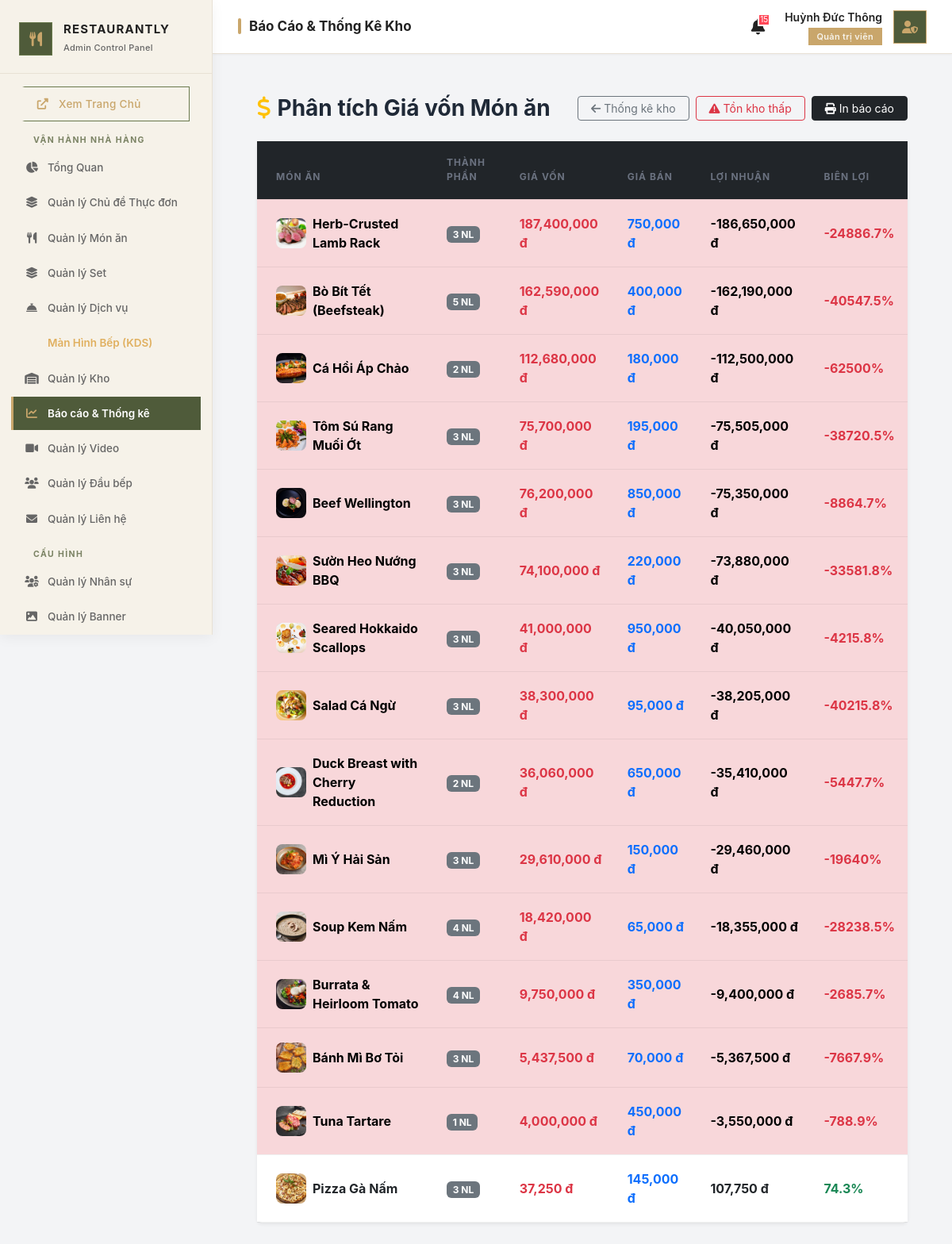
The app's page /admin/controllers/ReportController.php?action=food_cost (signed in), older data.
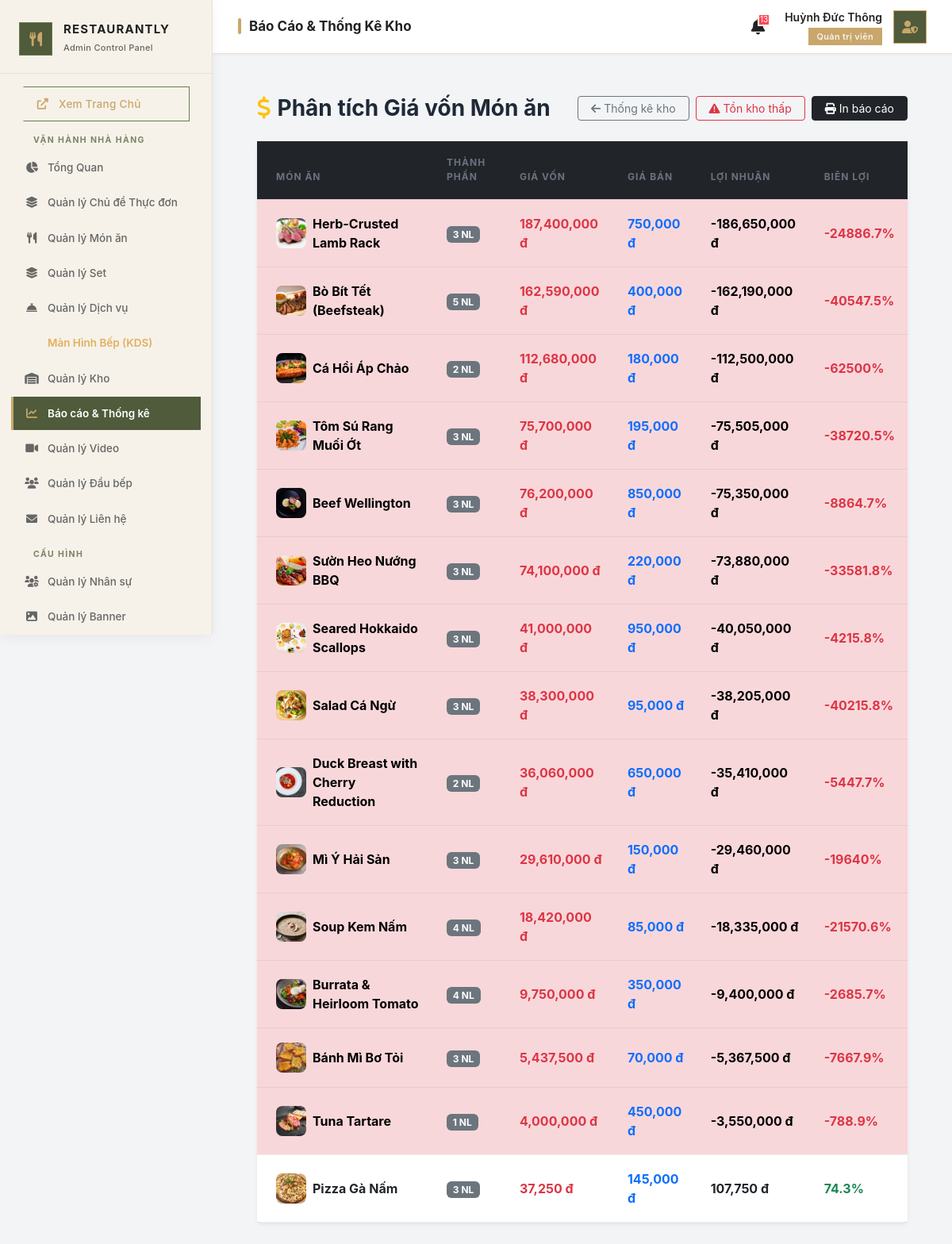
The same page, newer data.
### tables this page shows
CREATE TABLE `foods` (
  `id` int(11) NOT NULL,
  `category_id` int(11) DEFAULT NULL,
  `name` varchar(255) NOT NULL,
  `price` decimal(15,2) NOT NULL,
  `image` varchar(255) DEFAULT NULL,
  `description` text DEFAULT NULL,
  `status` tinyint(1) DEFAULT 1,
  `is_active` tinyint(1) NOT NULL DEFAULT 1,
  `is_chef_recommended` tinyint(1) DEFAULT 0,
  `allergens` text DEFAULT NULL,
  `wine_pairing_id` int(11) DEFAULT NULL,
  `chef_note` text DEFAULT NULL,
  `theme_id` int(11) DEFAULT NULL
);

### admin/controllers/ReportController.php (the view, shortened to what the changed rows need)
<?php
$db = (new Database())->getConnection();
$action = $_GET['action'] ?? 'stats';
?>
<?php
if ($action === 'food_cost') {
    $food_costs = $db->query("
        SELECT
            f.id, f.name as food_name, f.price as selling_price, f.image,
            COALESCE(SUM(
                (CASE
                    WHEN LOWER(TRIM(r.unit)) IN ('g', 'ml') AND LOWER(TRIM(i.unit_name)) IN ('kg', 'l') THEN r.quantity_required / 1000
                    WHEN LOWER(TRIM(r.unit)) IN ('kg', 'l') AND LOWER(TRIM(i.unit_name)) IN ('g', 'ml') THEN r.quantity_required * 1000
                    ELSE r.quantity_required
                END) * i.cost_price
            ), 0) as real_cost,
            COUNT(r.ingredient_id) as ingredient_count
        FROM foods f
        LEFT JOIN food_recipes r ON f.id = r.food_id
        LEFT JOIN inventory i ON r.ingredient_id = i.id
        WHERE f.is_active = 1
        GROUP BY f.id
        ORDER BY (f.price - COALESCE(SUM(
            (CASE WHEN LOWER(TRIM(r.unit)) IN ('g', 'ml') AND LOWER(TRIM(i.unit_name)) IN ('kg', 'l') THEN r.quantity_required/1000
                  WHEN LOWER(TRIM(r.unit)) IN ('kg', 'l') AND LOWER(TRIM(i.unit_name)) IN ('g', 'ml') THEN r.quantity_required*1000
                  ELSE r.quantity_required END)*i.cost_price
        ),0)) ASC
    ")->fetchAll(PDO::FETCH_ASSOC);
    include '../../public/admin_layout_header.php';
?>
<link rel="stylesheet" href="../../public/assets/admin/css/admin-style.css">
<div class="container-fluid p-4">
    <div class="card border-0 shadow-sm">
        <table class="table table-hover align-middle mb-0">
            <thead class="table-dark">
                <tr>
                    <th class="ps-4">Món ăn</th>
                    <th>Thành phần</th>
                    <th>Giá vốn</th>
                    <th>Giá bán</th>
                    <th>Lợi nhuận</th>
                    <th>Biên lợi</th>
                </tr>
            </thead>
            <tbody class="bg-white">
            <?php foreach ($food_costs as $fc):
                $profit = $fc['selling_price'] - $fc['real_cost'];
                $margin = $fc['selling_price'] > 0 ? ($profit / $fc['selling_price']) * 100 : 0;
                $margin_class = $margin < 30 ? 'text-danger fw-bold' : ($margin < 50 ? 'text-warning fw-bold' : 'text-success fw-bold');
                $bg_class = $margin < 30 ? 'table-danger' : '';
            ?>
            <tr class="<?= $bg_class ?>">
                <td class="ps-4">
                    <div class="d-flex align-items-center gap-2">
                        <img src="../../public/assets/img/menu/<?= htmlspecialchars($fc['image']) ?>"
                             onerror="this.src=''"
                             style="width:38px;height:38px;object-fit:cover;border-radius:8px;">
                        <strong><?= htmlspecialchars($fc['food_name']) ?></strong>
                    </div>
                </td>
                <td><span class="badge bg-secondary"><?= $fc['ingredient_count'] ?> NL</span></td>
                <td class="text-danger fw-bold"><?= number_format($fc['real_cost']) ?> đ</td>
                <td class="text-primary fw-bold"><?= number_format($fc['selling_price']) ?> đ</td>
                <td class="fw-bold"><?= number_format($profit) ?> đ</td>
                <td class="<?= $margin_class ?>"><?= round($margin, 1) ?>%</td>
            </tr>
            <?php endforeach; ?>
            </tbody>
        </table>
    </div>
</div>
<?php
    exit;
}
header("Location: ReportController.php?action=stats"); exit;

### public/admin_layout_header.php (shortened to what the changed rows need)
<?php
try {
    if (isset($db)) {
        $stmt_pt = $db->query("SELECT COUNT(*) FROM inventory_transfers WHERE status = 'pending'");
        $pending_transfers_count = (int)$stmt_pt->fetchColumn();
        $stmt_low = $db->query("SELECT COUNT(*) FROM inventory i WHERE i.is_active = 1 AND i.min_stock > 0 AND IFNULL((SELECT SUM(s.quantity) FROM inventory_stocks s WHERE s.ingredient_id = i.id), 0) <= i.min_stock");
        $low_stock_count = (int)$stmt_low->fetchColumn();
        $stmt_exp = $db->query("SELECT COUNT(*) FROM inventory WHERE is_active = 1 AND expiry_date IS NOT NULL AND expiry_date <= DATE_ADD(CURDATE(), INTERVAL 7 DAY) AND expiry_date >= CURDATE()");
        $expiry_count = (int)$stmt_exp->fetchColumn();
        $total_alerts = $low_stock_count + $expiry_count + $pending_transfers_count;
    }
} catch (Exception $e) {
    $low_stock_count = $expiry_count = $total_alerts = 0;
}
?>
<!DOCTYPE html>
<html lang="vi">
<head>
    <link href="https://cdn.jsdelivr.net/npm/bootstrap@5.3.0/dist/css/bootstrap.min.css" rel="stylesheet">
    <link rel="stylesheet" href="https://cdnjs.cloudflare.com/ajax/libs/font-awesome/6.0.0/css/all.min.css">
</head>
<body>
    <aside class="admin-sidebar">
        <div class="sidebar-brand">
            <div class="brand-text">
                <h2>RESTAURANTLY</h2>
            </div>
        </div>
    </aside>
    <div class="main-wrapper">
        <header class="topbar">
            <div class="d-flex align-items-center">
                <div class="notification-wrapper">
                    <button class="notification-btn <?= ($total_alerts > 0) ? 'bell-ring' : '' ?>" onclick="toggleNotify()">
                        <i class="fas fa-bell"></i>
                        <?php if ($total_alerts > 0): ?>
                            <span class="notification-badge"><?= $total_alerts ?></span>
                        <?php endif; ?>
                    </button>
                </div>
            </div>
        </header>
        <div class="content-area">

Row changes from the older to the newer data that the page shows:
changed foods "Soup Kem Nấm": price "65,000" → "85,000"; profit "-18,355,000" → "-18,335,000"; margin "-28238.5" → "-21570.6"
Text that changed along with them:
$total_alerts: "15" → "13"
